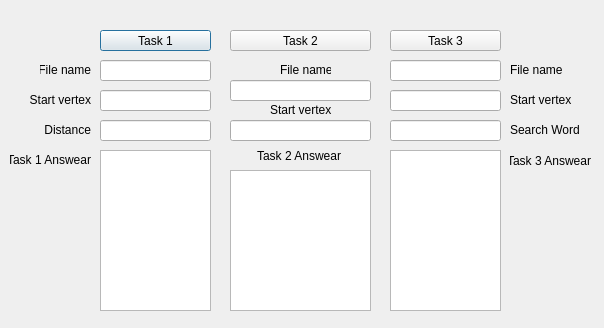
<?xml version="1.0" encoding="UTF-8"?>
<ui version="4.0">
 <class>dfs_bfs</class>
 <widget class="QDialog" name="dfs_bfs">
  <property name="geometry">
   <rect>
    <x>0</x>
    <y>0</y>
    <width>604</width>
    <height>328</height>
   </rect>
  </property>
  <property name="windowTitle">
   <string>Dialog</string>
  </property>
  <widget class="QPushButton" name="Task1Button">
   <property name="geometry">
    <rect>
     <x>100</x>
     <y>30</y>
     <width>111</width>
     <height>21</height>
    </rect>
   </property>
   <property name="text">
    <string>Task 1</string>
   </property>
  </widget>
  <widget class="QPushButton" name="Task2Button">
   <property name="geometry">
    <rect>
     <x>230</x>
     <y>30</y>
     <width>141</width>
     <height>21</height>
    </rect>
   </property>
   <property name="text">
    <string>Task 2</string>
   </property>
  </widget>
  <widget class="QPushButton" name="Task3Button">
   <property name="geometry">
    <rect>
     <x>390</x>
     <y>30</y>
     <width>111</width>
     <height>21</height>
    </rect>
   </property>
   <property name="text">
    <string>Task 3</string>
   </property>
  </widget>
  <widget class="QLineEdit" name="Task1FileEdit">
   <property name="geometry">
    <rect>
     <x>100</x>
     <y>60</y>
     <width>111</width>
     <height>21</height>
    </rect>
   </property>
  </widget>
  <widget class="QLineEdit" name="Task2FileEdit">
   <property name="geometry">
    <rect>
     <x>230</x>
     <y>80</y>
     <width>141</width>
     <height>21</height>
    </rect>
   </property>
  </widget>
  <widget class="QLineEdit" name="Task3FileEdit">
   <property name="geometry">
    <rect>
     <x>390</x>
     <y>60</y>
     <width>111</width>
     <height>21</height>
    </rect>
   </property>
  </widget>
  <widget class="QLineEdit" name="Task1InputEdit">
   <property name="geometry">
    <rect>
     <x>100</x>
     <y>90</y>
     <width>111</width>
     <height>21</height>
    </rect>
   </property>
  </widget>
  <widget class="QLabel" name="label">
   <property name="geometry">
    <rect>
     <x>20</x>
     <y>90</y>
     <width>71</width>
     <height>20</height>
    </rect>
   </property>
   <property name="text">
    <string>Start vertex</string>
   </property>
   <property name="alignment">
    <set>Qt::AlignRight|Qt::AlignTrailing|Qt::AlignVCenter</set>
   </property>
  </widget>
  <widget class="QLabel" name="label_2">
   <property name="geometry">
    <rect>
     <x>40</x>
     <y>60</y>
     <width>51</width>
     <height>20</height>
    </rect>
   </property>
   <property name="text">
    <string>File name</string>
   </property>
   <property name="alignment">
    <set>Qt::AlignRight|Qt::AlignTrailing|Qt::AlignVCenter</set>
   </property>
  </widget>
  <widget class="QLineEdit" name="Task2InputEdit">
   <property name="geometry">
    <rect>
     <x>230</x>
     <y>120</y>
     <width>141</width>
     <height>21</height>
    </rect>
   </property>
  </widget>
  <widget class="QLineEdit" name="Task1InputDistanceEdit">
   <property name="geometry">
    <rect>
     <x>100</x>
     <y>120</y>
     <width>111</width>
     <height>21</height>
    </rect>
   </property>
  </widget>
  <widget class="QLabel" name="label_3">
   <property name="geometry">
    <rect>
     <x>40</x>
     <y>120</y>
     <width>51</width>
     <height>20</height>
    </rect>
   </property>
   <property name="text">
    <string>Distance</string>
   </property>
   <property name="alignment">
    <set>Qt::AlignRight|Qt::AlignTrailing|Qt::AlignVCenter</set>
   </property>
  </widget>
  <widget class="QTextEdit" name="Task2AnswearTextEdit">
   <property name="geometry">
    <rect>
     <x>230</x>
     <y>170</y>
     <width>141</width>
     <height>141</height>
    </rect>
   </property>
  </widget>
  <widget class="QLabel" name="label_4">
   <property name="geometry">
    <rect>
     <x>10</x>
     <y>150</y>
     <width>81</width>
     <height>20</height>
    </rect>
   </property>
   <property name="text">
    <string>Task 1 Answear</string>
   </property>
   <property name="alignment">
    <set>Qt::AlignRight|Qt::AlignTrailing|Qt::AlignVCenter</set>
   </property>
  </widget>
  <widget class="QLabel" name="label_5">
   <property name="geometry">
    <rect>
     <x>280</x>
     <y>60</y>
     <width>51</width>
     <height>20</height>
    </rect>
   </property>
   <property name="text">
    <string>File name</string>
   </property>
   <property name="alignment">
    <set>Qt::AlignLeading|Qt::AlignLeft|Qt::AlignVCenter</set>
   </property>
  </widget>
  <widget class="QLabel" name="label_6">
   <property name="geometry">
    <rect>
     <x>270</x>
     <y>100</y>
     <width>71</width>
     <height>20</height>
    </rect>
   </property>
   <property name="text">
    <string>Start vertex</string>
   </property>
   <property name="alignment">
    <set>Qt::AlignLeading|Qt::AlignLeft|Qt::AlignVCenter</set>
   </property>
  </widget>
  <widget class="QLabel" name="label_7">
   <property name="geometry">
    <rect>
     <x>230</x>
     <y>140</y>
     <width>111</width>
     <height>31</height>
    </rect>
   </property>
   <property name="text">
    <string>Task 2 Answear</string>
   </property>
   <property name="alignment">
    <set>Qt::AlignRight|Qt::AlignTrailing|Qt::AlignVCenter</set>
   </property>
  </widget>
  <widget class="QTextEdit" name="AnswearLabel">
   <property name="geometry">
    <rect>
     <x>100</x>
     <y>150</y>
     <width>111</width>
     <height>161</height>
    </rect>
   </property>
  </widget>
  <widget class="QLabel" name="label_8">
   <property name="geometry">
    <rect>
     <x>510</x>
     <y>60</y>
     <width>71</width>
     <height>20</height>
    </rect>
   </property>
   <property name="text">
    <string>File name</string>
   </property>
   <property name="alignment">
    <set>Qt::AlignLeading|Qt::AlignLeft|Qt::AlignVCenter</set>
   </property>
  </widget>
  <widget class="QLineEdit" name="Task3InputEdit">
   <property name="geometry">
    <rect>
     <x>390</x>
     <y>90</y>
     <width>111</width>
     <height>21</height>
    </rect>
   </property>
  </widget>
  <widget class="QLineEdit" name="Task3SearchWordEdit">
   <property name="geometry">
    <rect>
     <x>390</x>
     <y>120</y>
     <width>111</width>
     <height>21</height>
    </rect>
   </property>
  </widget>
  <widget class="QTextEdit" name="Task3AnswearTextEdit">
   <property name="geometry">
    <rect>
     <x>390</x>
     <y>150</y>
     <width>111</width>
     <height>161</height>
    </rect>
   </property>
  </widget>
  <widget class="QLabel" name="label_9">
   <property name="geometry">
    <rect>
     <x>510</x>
     <y>150</y>
     <width>81</width>
     <height>21</height>
    </rect>
   </property>
   <property name="text">
    <string>Task 3 Answear</string>
   </property>
   <property name="alignment">
    <set>Qt::AlignRight|Qt::AlignTrailing|Qt::AlignVCenter</set>
   </property>
  </widget>
  <widget class="QLabel" name="label_10">
   <property name="geometry">
    <rect>
     <x>510</x>
     <y>90</y>
     <width>71</width>
     <height>20</height>
    </rect>
   </property>
   <property name="text">
    <string>Start vertex</string>
   </property>
   <property name="alignment">
    <set>Qt::AlignLeading|Qt::AlignLeft|Qt::AlignVCenter</set>
   </property>
  </widget>
  <widget class="QLabel" name="label_11">
   <property name="geometry">
    <rect>
     <x>510</x>
     <y>120</y>
     <width>71</width>
     <height>20</height>
    </rect>
   </property>
   <property name="text">
    <string>Search Word</string>
   </property>
   <property name="alignment">
    <set>Qt::AlignLeading|Qt::AlignLeft|Qt::AlignVCenter</set>
   </property>
  </widget>
 </widget>
 <resources/>
 <connections/>
</ui>
